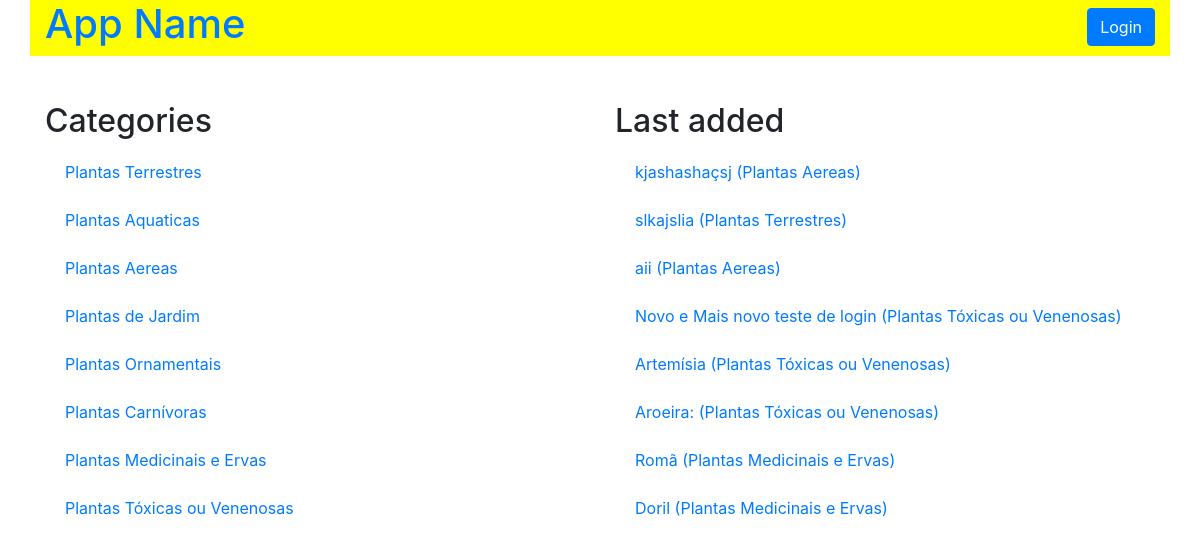
The page /category on the database its author committed.
### models.py (models this page shows, shortened)
class Category(Base):
    __tablename__ = 'category'
    id = Column(Integer, primary_key=True)
    name = Column(String(50), nullable=False)
    user_id = Column(Integer, ForeignKey('user.id'))
    user = relationship(User)

class Item(Base):
    __tablename__ = 'item'
    id = Column(Integer, primary_key=True)
    name = Column(String(50), nullable=False)
    description = Column(String(1000), nullable=False)
    category_id = Column(Integer, ForeignKey('category.id'))
    category = relationship(Category)
    user_id = Column(Integer, ForeignKey('user.id'))
    user = relationship(User)

### application.py (the view, shortened to what this page needs)
@app.route('/')
@app.route('/category')
def catalogFunction():
    category = session.query(Category)
    items = session.query(Item).filter_by(
        category_id=Item.category_id).order_by(Item.id.desc()).limit(8).all()
    if 'username' not in login_session:
        if category.count() == 0:
            flash("You have no categories yet!")
            return render_template(
                'publicCatalog.html', plantas=category, itemName=items)
        else:
            return render_template(
                'publicCatalog.html', plantas=category, itemName=items)

### templates/publicCatalog.html (shortened to what this page needs)
{% extends "main.html" %}
{% block content %}
{% include "header.html" %}
    <section class="row">
      <div id="item-description" class="col-md-6">
        <h2>Categories</h2>
        {% for i in plantas %}
          <div class="list-group">
            <a href="{{ url_for('categoryFunction', category_id=i.id)}}" class="list-group-item">{{ i.name }}</a>
          </div>
        {% endfor %}
      </div>
      <div id="item-description" class="col-md-6">
        <h2>Last added</h2>
        {% for i in itemName %}
          <div class="list-group">
            <a href="{{ url_for('itemFunction', category_id=i.category.id, item_id=i.id)}}" class="list-group-item">{{ i.name }} ({{ i.category.name }})</a>
          </div>
        {% endfor %}
      </div>
    </section>
{% endblock %}

### templates/main.html (shortened to what this page needs)
<!DOCTYPE html>
<html lang="pt-br">
  <head>
    <link rel="stylesheet" href="https://stackpath.bootstrapcdn.com/bootstrap/4.3.1/css/bootstrap.min.css">
    <link rel="stylesheet" href="{{ url_for('static', filename='styles.css') }}" />
  </head>
  <body>
    <div class="container">
      {% block content %}
      {% endblock %}
    </div>
  </body>
</html>

### templates/header.html
<header id="top-header" class="row">
  <div class="col-md-6">
    <a href="{{url_for('catalogFunction')}}">
      <h1>App Name</h1>
    </a>
  </div>
  <div class="col-md-6 text-right">
    {%if 'username' not in session %}
      <a href="{{url_for('showLogin')}}"><button type="button"  id="log-in-out-button" class="btn btn-primary">Login</button></a>
    {% else %}
      <a href="{{url_for('disconnect')}}"><button type="button"  id="log-in-out-button" class="btn btn-primary">Logout</button></a>
    {% endif %}
  </div>
</header>

### static/styles.css (style rules this page uses)
#top-header { background-color: yellow; }
#log-in-out-button { float: right; margin-top: 1.5%; }
.list-group-item { border: 0px; }
#item-description { margin-top: 4%; }

### rows shown on the page
Category: name "Plantas Terrestres"
Category: name "Plantas Aquaticas"
Category: name "Plantas Aereas"
Category: name "Plantas de Jardim"
Category: name "Plantas Ornamentais"
Category: name "Plantas Carnívoras"
Category: name "Plantas Medicinais e Ervas"
Category: name "Plantas Tóxicas ou Venenosas"
Item: name "kjashashaçsj", category.name "Plantas Aereas"
Item: name "slkajslia", category.name "Plantas Terrestres"
Item: name "aii", category.name "Plantas Aereas"
Item: name "Novo e Mais novo teste de login", category.name "Plantas Tóxicas ou Venenosas"
Item: name "Artemísia", category.name "Plantas Tóxicas ou Venenosas"
Item: name "Aroeira:", category.name "Plantas Tóxicas ou Venenosas"
Item: name "Romã", category.name "Plantas Medicinais e Ervas"
Item: name "Doril", category.name "Plantas Medicinais e Ervas"
